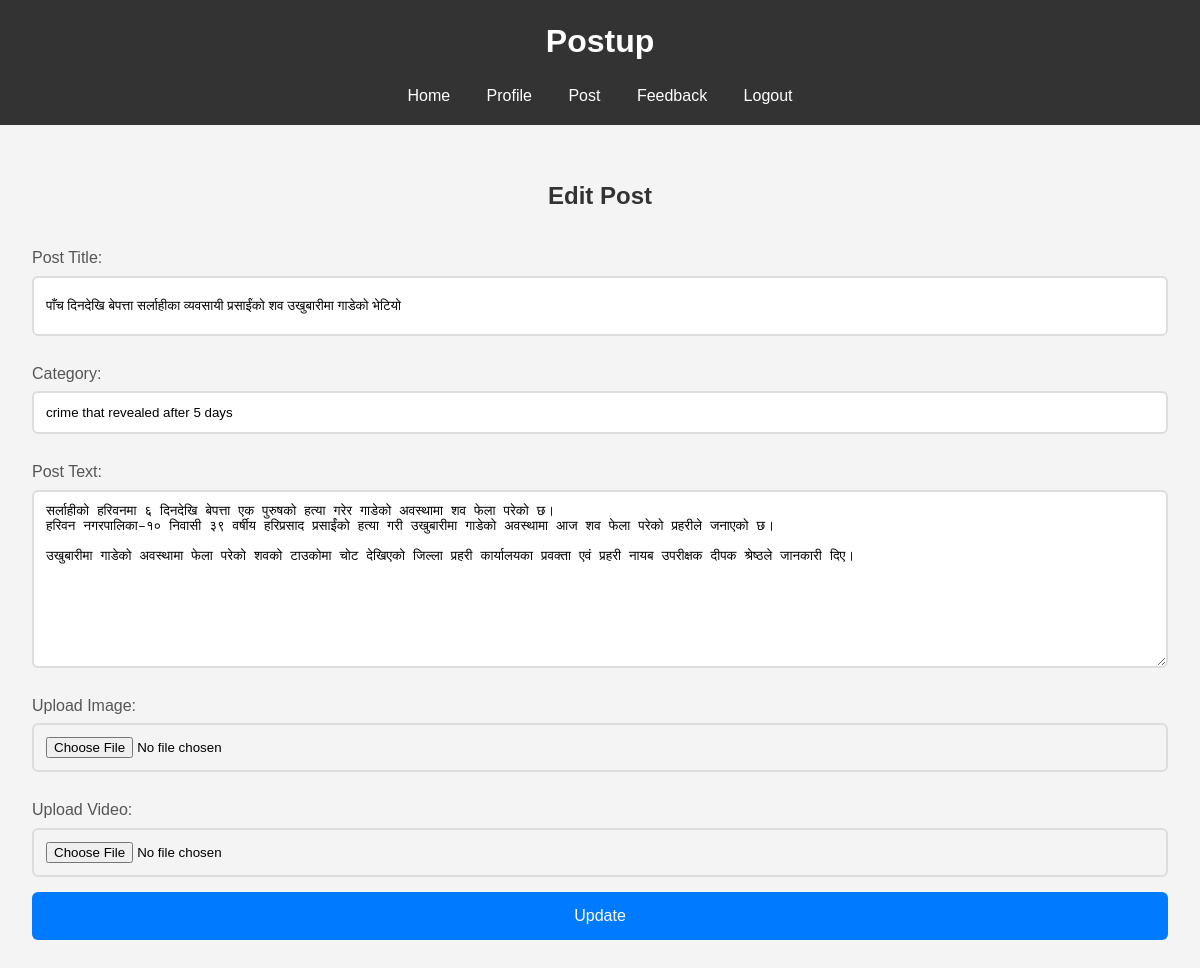
/edit_post.php?post_id=27 (signed in), run on the app's committed database.
### tables this page shows
CREATE TABLE IF NOT EXISTS `post` (
  `post_id` int(11) NOT NULL AUTO_INCREMENT,
  `post_title` varchar(127) NOT NULL,
  `post_text` text NOT NULL,
  `category` varchar(150) NOT NULL,
  `image_url` varchar(255) DEFAULT NULL,
  `video_url` varchar(255) NOT NULL,
  `created_at` datetime NOT NULL DEFAULT current_timestamp(),
  `username` varchar(255) DEFAULT NULL,
  `fname` varchar(255) DEFAULT NULL,
  PRIMARY KEY (`post_id`),
  KEY `fk_user` (`username`)
);

### edit_post.php (the view, shortened to what this page needs)
<?php
include 'db_conn.php';
$username = $_SESSION['username'];
$post_id = isset($_GET['post_id']) ? (int)$_GET['post_id'] : 0;
if ($post_id > 0) {
    $sql = "SELECT * FROM post WHERE post_id = ? AND username = ?";
    $stmt = $conn->prepare($sql);
    $stmt->bind_param('is', $post_id, $username);
    $stmt->execute();
    $result = $stmt->get_result();
    $post = $result->fetch_assoc();
}
?>
<!DOCTYPE html>
<html lang="en">
<head>
    <link rel="stylesheet" href="css/upload.css">
</head>
<body>
    <?php include 'header.php'; ?>
    <main>
        <div class="edit-container">
            <h2>Edit Post</h2>
            <form action="" method="post" enctype="multipart/form-data">
                <label for="post_title">Post Title:</label>
                <input type="text" id="post_title" name="post_title" value="<?php echo htmlspecialchars($post['post_title']); ?>" required>
                <label for="category">Category:</label>
                <input type="text" id="category" name="category" value="<?php echo htmlspecialchars($post['category']); ?>" required>
                <label for="post_text">Post Text:</label>
                <textarea id="post_text" name="post_text" rows="10" required><?php echo htmlspecialchars($post['post_text']); ?></textarea>
                <label for="image_upload">Upload Image:</label>
                <input type="file" id="image_upload" name="image_url" accept="image/jpeg, image/png, image/gif, image/webp">
                <label for="video_upload">Upload Video:</label>
                <input type="file" id="video_upload" name="video_url" accept="video/mp4, video/*">
                <button type="submit">Update</button>
            </form>
        </div>
    </main>
</body>
</html>

### header.php (shortened to what this page needs)
<!DOCTYPE html>
<html lang="en">
<head>
</head>
<body>
    <header>
        <h1>Postup</h1>
        <nav>
            <a href="home.php">Home</a>
            <a href="profile.php">Profile</a>
            <a href="upload.php">Post</a>
            <a href="#">Feedback</a>
            <a href="logout.php">Logout</a>
        </nav>
    </header>
</body>
</html>

### upload.css (style rules this page uses)
body { font-family: 'Arial', sans-serif; line-height: 1.6; background-color: #f4f4f4; margin: 0; padding: 0; }
main { padding: 2rem; }
h2 { color: #333; text-align: center; margin-bottom: 20px; }
form { display: flex; flex-direction: column; }
label { margin-top: 10px; margin-bottom: 5px; color: #555; }
input, textarea { padding: 12px; margin-bottom: 15px; border: 2px solid #ddd; border-radius: 6px; outline: none; transition: border-color 0.3s, box-shadow 0.3s; }
#post_title { height: 2rem; }
button { padding: 15px; background-color: #007bff; color: #fff; border: none; border-radius: 6px; cursor: pointer; font-size: 16px; transition: background-color 0.3s, box-shadow 0.3s; }

### header.php (style rules this page uses)
header { position: sticky; top: 0; background: #333; color: #fff; padding: 1rem 0; text-align: center; }
header h1 { margin: 0; }
nav { margin-top: 1rem; }
nav a { color: #fff; text-decoration: none; margin: 0 1rem; }

### data on the page
post: post_title "पाँच दिनदेखि बेपत्ता सर्लाहीका व्यवसायी प्रसाईंंको शव उखुबारीमा गाडेको भेटियो", category "crime that revealed after 5 days", post_text "सर्लाहीको हरिवनमा ६ दिनदेखि बेपत्ता एक पुरुषको हत्या गरेर गाडेको अवस्थामा शव फेला परेको छ। हरिवन नगरपालिका–१० निवासी ३९ वर्षीय हरिप्रसाद प्रसाईंको हत्या गरी उखुबारीमा गाडेको अवस्थामा आज शव फेला परेको प्रहरीले जनाएको छ। उखुबारीमा गाडेको अवस्थामा फेला परेको शवको टाउकोमा चोट देखिएको जिल्ला प्रहरी कार्यालयका प्रवक्ता एवं प्रहरी नायब उपरीक्षक दीपक श्रेष्ठले जानकारी दिए।"
